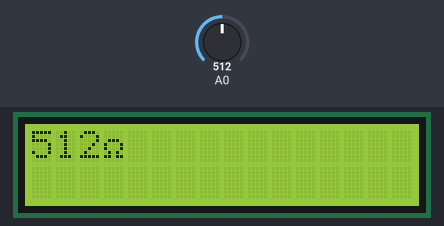
Bench run of a sketch on a simulated Arduino Uno, built with avr-gcc and run on an emulated ATmega328P. Shown: 16×2 character LCD. The test bench sets the inputs (shaded band); at power-on: A0 = 512.

Above: at 1.2 s.
1.3 s: A0 set to 716
At 2.5 s:
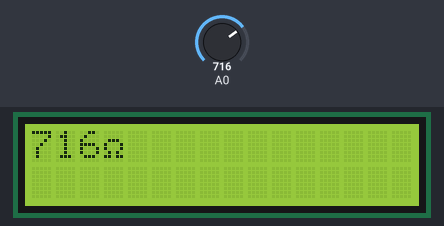
2.8 s: A0 set to 900
At 3.7 s:
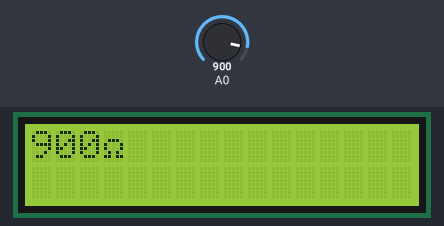
4.3 s: A0 set to 1023
At 4.9 s:
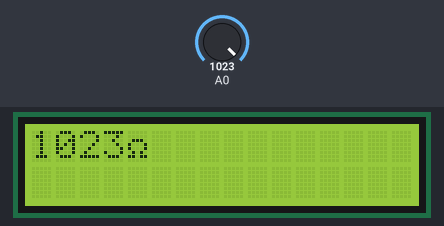
Timing chart, 0 to 7.3 s (numbered marks = the images above; inputs shaded):
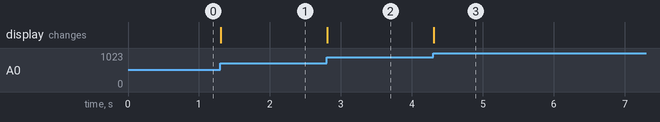

The sketch:

cod1.ino
```cpp
#include <LiquidCrystal_I2C.h>
LiquidCrystal_I2C ekran(0x27,16,2);
int ilk=-1;
byte ohm[8] = {B00000,
B00000,
B01110,
B10001,
B10001,
B01010,
B11011};

void setup() {
ekran.createChar(1,ohm);
ekran.begin(16,2);
pinMode(5, INPUT);

}

void loop() {
int deger = analogRead(A0);
if(ilk != deger){
ekran.clear();
ekran.print(deger);
ekran.write(1);
ilk = analogRead(A0);
}
}
```

Measured:
- after the input at 1.3 s, the display: changes at once (image 1)
- after the input at 2.8 s, the display: changes at once (image 2)
- after the input at 4.3 s, the display: changes at once (image 3)
